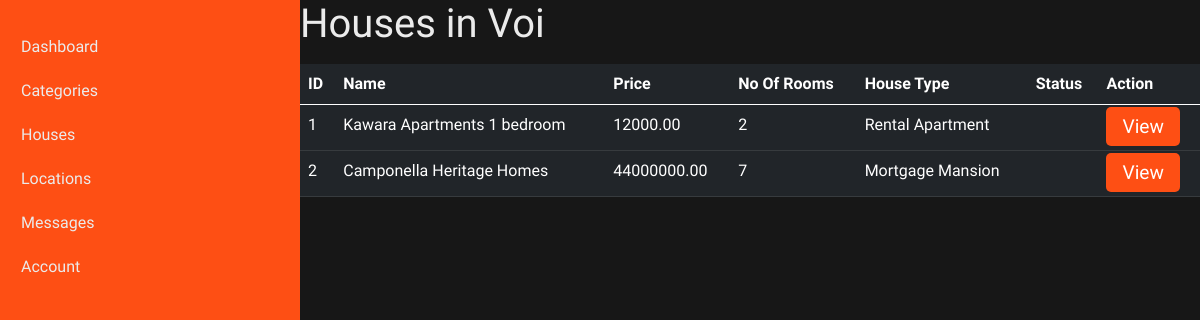
The page /staff/locations/houses/1 on the database as committed earlier.
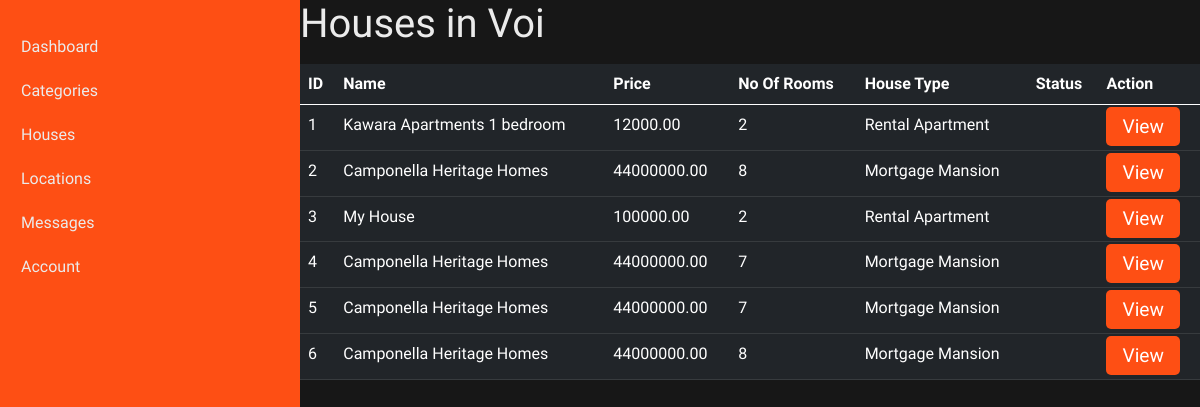
The same page on the database as committed later.
### staff/models.py (models this page shows, shortened)
class House(models.Model):
    AVAILABLE = 1
    UNAVAILABLE =2
    STATUS_CHOICES = (
        (AVAILABLE, "Available"),
        (UNAVAILABLE, "Unavailable")
    )
    name=models.CharField(max_length=100)
    price=models.DecimalField(decimal_places=2, max_digits=15)
    location=models.ForeignKey(Location, on_delete=models.PROTECT)
    image = models.ImageField(upload_to='houses')
    house_type = models.ForeignKey(HouseType, on_delete=models.PROTECT)
    number_of_rooms=models.IntegerField()
    status=models.IntegerField(choices=STATUS_CHOICES)

class HouseType(models.Model):
    RENTAL=1
    MORTGAGE=2
    TYPE_CHOICES = (
        (RENTAL, "Rental"),
        (MORTGAGE, "Mortgage")
    )
    name= models.CharField(max_length=100)
    image=models.ImageField(upload_to='house_types')
    choices = models.IntegerField(choices=TYPE_CHOICES)

### staff/views.py (the view)
# urls.py: path('locations/houses/<location_id>', location_houses, name="location-houses"),
def location_houses(request, location_id):
    location = Location.objects.filter(id=location_id).first()
    context = {
        "location": location
    }
    return render(request, "staff/location_houses.html", context)

### templates/staff/location_houses.html (shortened to what this page needs)
{% extends "layouts/staff_base.html" %}
{% load static %}
{% block content %}
    <h1>Houses in {{ location.name }}</h1>
    <table class="table table-dark table-hover mt-3">
        <thead>
            <th>ID</th>
            <th>Name</th>
            <th>Price</th>
            <th>No Of Rooms</th>
            <th>House Type</th>
            <th>Status</th>
            <th>Action</th>
        </thead>
        <tbody>
           {% for house in location.house_set.all %}
                <tr>
                    <td>{{ house.id }}</td>
                    <td>{{ house.name }}</td>
                    <td>{{ house.price }}</td>
                    <td>{{ house.number_of_rooms }}</td>
                    <td>{{ house.house_type.get_choices_display }}  {{ house.house_type.name }}</td>
                    <td>{{ house.get_status_dislay }}</td>
                    <td>
                        <a href="{% url 'staff:house' house.location.id house.id %}" class="btn-custom-secondary">View</a>
                    </td>
                </tr>
           {% endfor %}
        </tbody>
    </table>
{% endblock %}

Rows that differ between the two databases and show on the page:
changed House id 2: number_of_rooms "7" → "8"
added House: id "3", name "My House", price "100000.00", number_of_rooms "2", house_type.choices "Rental", house_type.name "Apartment"
added House: id "4", name "Camponella Heritage Homes", price "44000000.00", number_of_rooms "7", house_type.choices "Mortgage", house_type.name "Mansion"
added House: id "5", name "Camponella Heritage Homes", price "44000000.00", number_of_rooms "7", house_type.choices "Mortgage", house_type.name "Mansion"
added House: id "6", name "Camponella Heritage Homes", price "44000000.00", number_of_rooms "8", house_type.choices "Mortgage", house_type.name "Mansion"
